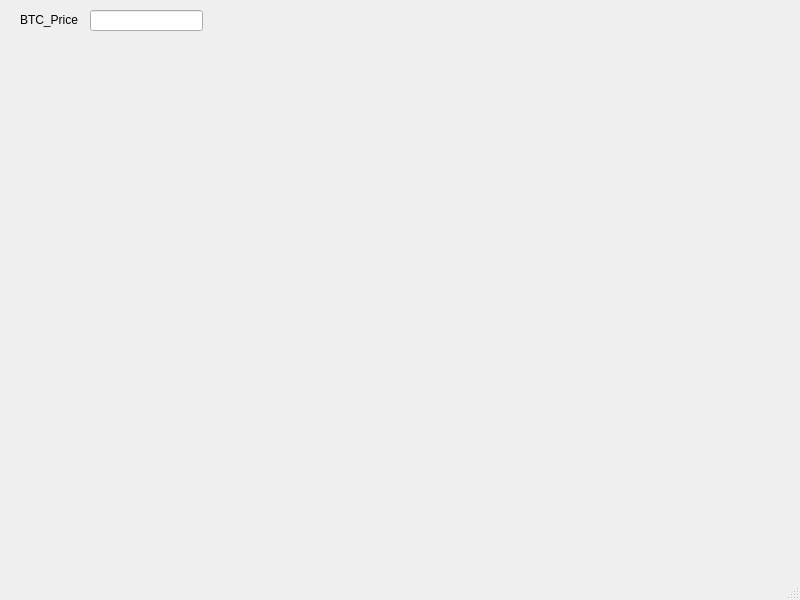
<?xml version="1.0" encoding="UTF-8"?>
<ui version="4.0">
 <class>MainWindow</class>
 <widget class="QMainWindow" name="MainWindow">
  <property name="geometry">
   <rect>
    <x>0</x>
    <y>0</y>
    <width>800</width>
    <height>600</height>
   </rect>
  </property>
  <property name="windowTitle">
   <string>MainWindow</string>
  </property>
  <widget class="QWidget" name="centralwidget">
   <widget class="QLineEdit" name="btc_label">
    <property name="geometry">
     <rect>
      <x>90</x>
      <y>10</y>
      <width>113</width>
      <height>21</height>
     </rect>
    </property>
   </widget>
   <widget class="QLabel" name="btc_price">
    <property name="geometry">
     <rect>
      <x>20</x>
      <y>10</y>
      <width>81</width>
      <height>20</height>
     </rect>
    </property>
    <property name="text">
     <string>BTC_Price</string>
    </property>
   </widget>
  </widget>
  <widget class="QMenuBar" name="menubar">
   <property name="geometry">
    <rect>
     <x>0</x>
     <y>0</y>
     <width>800</width>
     <height>24</height>
    </rect>
   </property>
  </widget>
  <widget class="QStatusBar" name="statusbar"/>
 </widget>
 <resources/>
 <connections/>
</ui>
